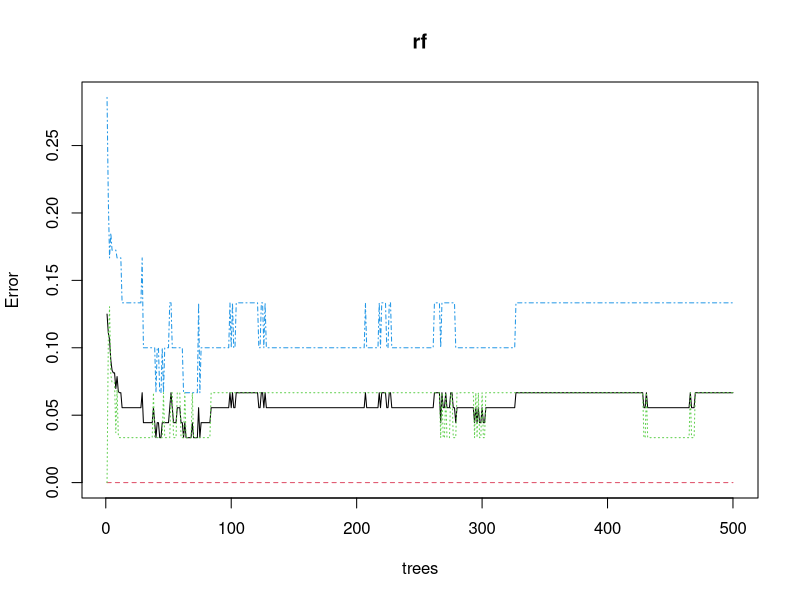
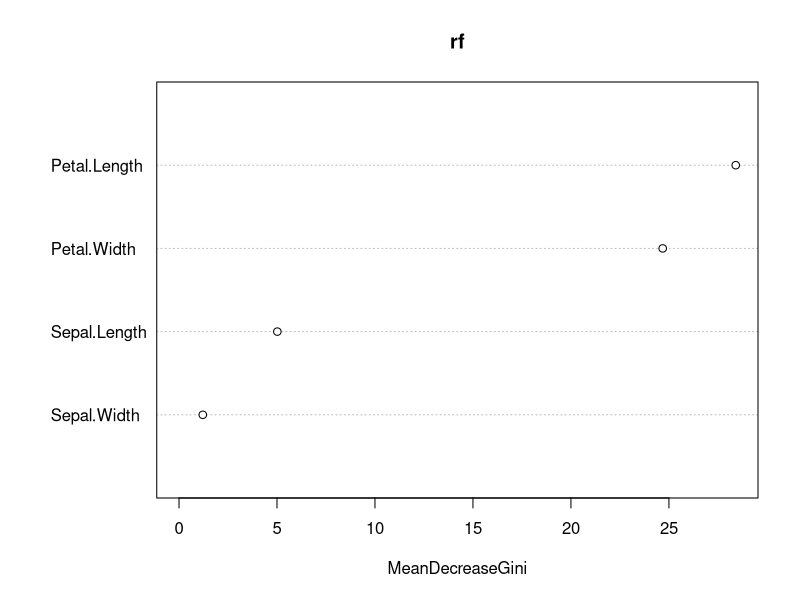

The R source for these figures, in order:
install.packages("randomForest")
install.packages("caTools")
library(randomForest)
library(caTools)
head(iris)
split<-sample.split(iris)
train<-subset(iris,split=="TRUE")
test<-subset(iris,split=="FALSE")
set.seed = 100
rf=randomForest(x=train[1:4],y=train$Species,ntree=500)
y_pred=predict(rf,newdata = test[1:4])
cmf=table(test$Species,y_pred)
plot(rf)
importance(rf)
varImpPlot(rf)
